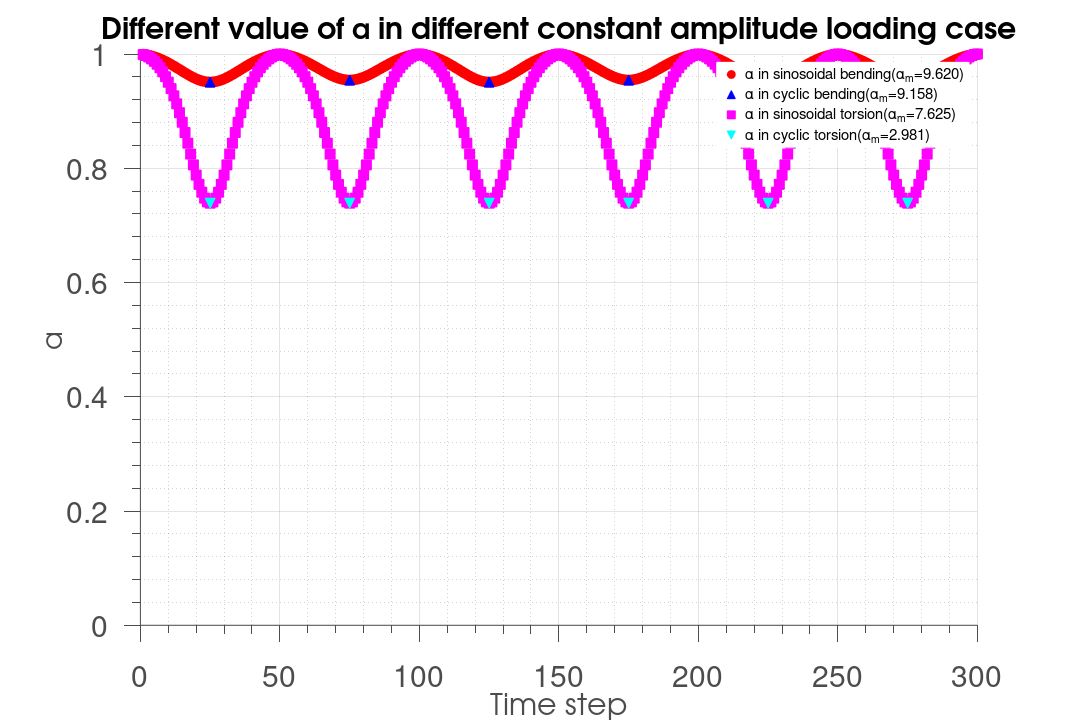

The MATLAB script that drew this image: (Note: this script raises an error after producing the figure.)

% Program to get the Gauss-Legendre Quadrature results (Vectorized)
clear;clc;

dbstop if error
format long e

[x]= [0.999305042	0.996340117	0.991013371	0.983336254	0.973326828	0.9610088	0.946411375	0.929569172	0.910522137...
    0.889315446	0.865999398	0.840629296	0.813265315	0.783972359	0.752819907	0.71988185	0.685236313	0.648965471...
    0.611155355	0.571895646	0.531279464	0.489403146	0.446366017	0.402270158	0.357220158	0.311322872	0.264687162...
    0.217423644	0.16964442	0.121462819	0.072993122	0.024350293	-0.024350293	-0.072993122	-0.121462819	-0.16964442...
    -0.217423644	-0.264687162	-0.311322872	-0.357220158	-0.402270158	-0.446366017	-0.489403146	-0.531279464...
    -0.571895646	-0.611155355	-0.648965471	-0.685236313	-0.71988185	-0.752819907	-0.783972359	-0.813265315...
    -0.840629296	-0.865999398	-0.889315446	-0.910522137	-0.929569172	-0.946411375	-0.9610088	-0.973326828...
    -0.983336254	-0.991013371	-0.996340117	-0.999305042];
[weight]=[0.001783281	0.004147033	0.006504458	0.00884676	0.011168139	0.013463048	0.01572603	0.017951716	0.020134823...
    0.022270174	0.024352703	0.02637747	0.028339673	0.030234657	0.032057928	0.033805162	0.035472213	0.037055129	0.038550153...
    0.039953741	0.041262563	0.042473515	0.043583725	0.044590558	0.045491628	0.046284797	0.046968183	0.047540166	0.047999389...
    0.048344762	0.048575467	0.048690957	0.048690957	0.048575467	0.048344762	0.047999389	0.047540166	0.046968183	0.046284797...
    0.045491628	0.044590558	0.043583725	0.042473515	0.041262563	0.039953741	0.038550153	0.037055129	0.035472213	0.033805162...
    0.032057928	0.030234657	0.028339673	0.02637747	0.024352703	0.022270174	0.020134823	0.017951716	0.01572603	0.013463048...
    0.011168139	0.00884676	0.006504458	0.004147033	0.001783281];
% [x]=xlsread('Gauss-Legendre Quadrature','Sheet1','b1:z1');
% [weight]=xlsread('Gauss-Legendre Quadrature','Sheet1','b2:z2');

E=191e9;               %Young's modulus
nu=0.38;                 %poisson's ratio
k=1e9;                  %hardening parameter
b=1.5;                      %weakening scales distribution exponent (between 1 and 2)
a=0.1;
y=1080e6;            %macroscopic yield stress
sigu=1200e6;             %ultimite stress
ff=690e6;              %bending fatigue limit
tt=428e6;                  %torsion fatigue limit

load=5e8;            %cyclic load
loadtensor= [load 0 0;0 0 0;0 0 0];
stepnumber=100;        %devide one cycle in 200 parts
f=50;                            %frequency of load
steptime=1/f/stepnumber;
W0=5e8;             %dissipated energy to failure per unit volume
lam=0.1;               %hydrostatic pressure sensitivity
% m=3e8;                   % mean stress
m=0;                   % mean stress
hydrofix=1/3*(sum(diag(loadtensor))); 
dev=loadtensor-hydrofix*eye(3); %mean stress does not change deviatoric stress!!!!!!!!

%---------------------3 Numerical method-----------------------------
D=1e-16;
n=1;       %initial recording point
%---------------------to get the the first Sb-----------------------------
stress11=m+load*sind(n*360/stepnumber);
hydro=1/3*sum(stress11(1)+0+0);
yield=y-lam*hydro; %macro yield strength considering mean stress effect
dev1=[stress11 0 0 ;0 0 0 ;0 0 0 ]-hydro*eye(3);
dev11=dev1(1,1); dev12=dev1(1,3); dev13=dev1(1,3);
dev21=dev1(2,1); dev22=dev1(2,2); dev23=dev1(2,3);
dev31=dev1(3,1); dev32=dev1(3,2); dev33=dev1(3,3);
Smax=norm(dev1,'fro');
s= (x/2+1/2).^(1/(1-b)); %1*64

trial11=dev11; trial12=dev12; trial13=dev13;
trial21=dev21; trial22=dev22; trial23=dev23;
trial31=dev31; trial32=dev32; trial33=dev33;

normtrial(1)=norm([trial11, trial12, trial13; trial21, trial22, trial23;trial31, trial32, trial33],'fro');

eta=bsxfun(@minus,bsxfun(@times,normtrial(1)/yield,s),1); %compare normtrial with yield/s
eta(eta<0)=0; %only keep normtrials which are larger than yield/s

Sb11=bsxfun(@rdivide,trial11,bsxfun(@plus,eta,1));Sb12=bsxfun(@rdivide,trial12,bsxfun(@plus,eta,1));Sb13=bsxfun(@rdivide,trial13,bsxfun(@plus,eta,1));
Sb21=bsxfun(@rdivide,trial21,bsxfun(@plus,eta,1));Sb22=bsxfun(@rdivide,trial22,bsxfun(@plus,eta,1));Sb23=bsxfun(@rdivide,trial23,bsxfun(@plus,eta,1));
Sb31=bsxfun(@rdivide,trial31,bsxfun(@plus,eta,1));Sb32=bsxfun(@rdivide,trial32,bsxfun(@plus,eta,1));Sb33=bsxfun(@rdivide,trial33,bsxfun(@plus,eta,1));
%1*64 for each Sb element
Sbtensor=[Sb11; Sb12; Sb13; Sb21; Sb22; Sb23;Sb31; Sb32; Sb33];
normSb=sqrt(sum(Sbtensor.^2)); %sum(a) sums all the colume

% existsOnGPU(normSb)
Ws=(bsxfun(@minus,normtrial,bsxfun(@rdivide, yield,s))<=0).*...
    (0)+...
    (bsxfun(@minus,normtrial,bsxfun(@rdivide, yield,s))>0).*...
    ((E-k)*(1+nu)*(2*E*(E+k*nu))^-1*bsxfun(@times,weight,bsxfun(@rdivide,bsxfun(@times,bsxfun(@minus,normtrial,bsxfun(@rdivide, yield,s)),yield),s)));

W= sum(Ws);
sequence=((Smax*yield^-1)*(1-Smax*yield^-1)^-1)^b;
sequence(sequence<0)=0;
alp=1-a*sequence;
D=D+D^alp*W/W0;

tic;
while n<3*stepnumber
    stress11=m+load*sind(n*360/stepnumber);
    hydro=1/3*sum(stress11+0+0);
    yield=y-lam*hydro;
    dev1=[stress11 0 0 ;0 0 0 ;0 0 0 ]-hydro*eye(3);
    dev11=dev1(1,1); dev12=dev1(1,2); dev13=dev1(1,3);
    dev21=dev1(2,1); dev22=dev1(2,2); dev23=dev1(2,3);
    dev31=dev1(3,1); dev32=dev1(3,2); dev33=dev1(3,3);
    
    stress11=m+load*sind((n+1)*360/stepnumber);
    hydro=1/3*sum(stress11+0+0);
    devn=[stress11 0 0;0 0 0;0 0 0]-hydro*eye(3);
    dev11g=devn(1,1); dev12g=devn(1,2); dev13g=devn(1,3);
    dev21g=devn(2,1); dev22g=devn(2,2); dev23g=devn(2,3);
    dev31g=devn(3,1); dev32g=devn(3,2); dev33g=devn(3,3);
    Smax(n+1)=norm(devn,'fro');
    
    trial11=bsxfun(@plus,Sb11,(dev11g-dev11)); trial12=bsxfun(@plus,Sb12,(dev12g-dev12));trial13=bsxfun(@plus,Sb13,(dev13g-dev13));
    trial21=bsxfun(@plus,Sb21,(dev21g-dev21)); trial22=bsxfun(@plus,Sb22,(dev22g-dev22));trial23=bsxfun(@plus,Sb23,(dev23g-dev23));
    trial31=bsxfun(@plus,Sb31,(dev31g-dev31)); trial32=bsxfun(@plus,Sb32,(dev32g-dev32));trial33=bsxfun(@plus,Sb33,(dev33g-dev33));
    trialtensor=[trial11; trial12; trial13; trial21; trial22; trial23;trial31; trial32; trial33];
    normtrial=sqrt(sum(trialtensor.^2));

    eta=bsxfun(@minus,bsxfun(@times,normtrial/yield,s),1); %1*64
    eta(eta<0)=0;
    
    Sb11=bsxfun(@rdivide,trial11,bsxfun(@plus,eta,1));Sb12=bsxfun(@rdivide,trial12,bsxfun(@plus,eta,1));Sb13=bsxfun(@rdivide,trial13,bsxfun(@plus,eta,1));
    Sb21=bsxfun(@rdivide,trial21,bsxfun(@plus,eta,1));Sb22=bsxfun(@rdivide,trial22,bsxfun(@plus,eta,1));Sb23=bsxfun(@rdivide,trial23,bsxfun(@plus,eta,1));
    Sb31=bsxfun(@rdivide,trial31,bsxfun(@plus,eta,1));Sb32=bsxfun(@rdivide,trial32,bsxfun(@plus,eta,1));Sb33=bsxfun(@rdivide,trial33,bsxfun(@plus,eta,1));
    %1*64 for each Sb element
    Sbtensor=[Sb11; Sb12; Sb13; Sb21; Sb22; Sb23;Sb31; Sb32; Sb33];
    normSb=sqrt(sum(Sbtensor.^2)); %sum(a) sums all the colume
    
    Ws=(bsxfun(@minus,normtrial,bsxfun(@rdivide, yield,s))<=0).*...
        (0)+...
        (bsxfun(@minus,normtrial,bsxfun(@rdivide, yield,s))>0).*...
        ((E-k)*(1+nu)*(2*E*(E+k*nu))^-1*bsxfun(@times,weight,bsxfun(@rdivide,bsxfun(@times,bsxfun(@minus,normtrial,bsxfun(@rdivide, yield,s)),yield),s)));
    
    W= sum(Ws);
sequence=((Smax(n+1)*yield^-1)*(1-Smax(n+1)*yield^-1)^-1)^b;
sequence(sequence<0)=0;
alp(n+1)=1-a*sequence;
D=D+D^alp(n+1)*W/W0;

    
    n=n+1;
end
toc;


 figure(2);
hold on;
alpcos_ben=plot (1:n,alp(1:n),'LineStyle', 'none','LineWidth', 1,'Marker', 'o', 'MarkerSize', 10, ...
                'MarkerEdgeColor','r', 'MarkerFaceColor','r');

mean(alp)

cycnum=stepnumber/4:stepnumber/2:n;
alpcyc_ben=plot (cycnum,alp(cycnum),'LineStyle', 'none','LineWidth', 1,'Marker', '^', 'MarkerSize', 10, ...
                'MarkerEdgeColor','b', 'MarkerFaceColor','b');
mean(alp(cycnum))
%% 


%---------------------3 Numerical method-----------------------------
D=1e-16;
n=1;       %initial recording point
%---------------------to get the the first Sb-----------------------------
stress11=m+load*sind(n*360/stepnumber);
hydro=1/3*sum(m+0+0);
yield=y-lam*hydro; %macro yield strength considering mean stress effect
dev1=[0 stress11 0 ;stress11 0 0 ;0 0 0 ]-hydro*eye(3);
dev11=dev1(1,1); dev12=dev1(1,3); dev13=dev1(1,3);
dev21=dev1(2,1); dev22=dev1(2,2); dev23=dev1(2,3);
dev31=dev1(3,1); dev32=dev1(3,2); dev33=dev1(3,3);
Smax=norm(dev1,'fro');
s= (x/2+1/2).^(1/(1-b)); %1*64

trial11=dev11; trial12=dev12; trial13=dev13;
trial21=dev21; trial22=dev22; trial23=dev23;
trial31=dev31; trial32=dev32; trial33=dev33;

normtrial(1)=norm([trial11, trial12, trial13; trial21, trial22, trial23;trial31, trial32, trial33],'fro');

eta=bsxfun(@minus,bsxfun(@times,normtrial(1)/yield,s),1); %compare normtrial with yield/s
eta(eta<0)=0; %only keep normtrials which are larger than yield/s

Sb11=bsxfun(@rdivide,trial11,bsxfun(@plus,eta,1));Sb12=bsxfun(@rdivide,trial12,bsxfun(@plus,eta,1));Sb13=bsxfun(@rdivide,trial13,bsxfun(@plus,eta,1));
Sb21=bsxfun(@rdivide,trial21,bsxfun(@plus,eta,1));Sb22=bsxfun(@rdivide,trial22,bsxfun(@plus,eta,1));Sb23=bsxfun(@rdivide,trial23,bsxfun(@plus,eta,1));
Sb31=bsxfun(@rdivide,trial31,bsxfun(@plus,eta,1));Sb32=bsxfun(@rdivide,trial32,bsxfun(@plus,eta,1));Sb33=bsxfun(@rdivide,trial33,bsxfun(@plus,eta,1));
%1*64 for each Sb element
Sbtensor=[Sb11; Sb12; Sb13; Sb21; Sb22; Sb23;Sb31; Sb32; Sb33];
normSb=sqrt(sum(Sbtensor.^2)); %sum(a) sums all the colume

% existsOnGPU(normSb)
Ws=(bsxfun(@minus,normtrial,bsxfun(@rdivide, yield,s))<=0).*...
    (0)+...
    (bsxfun(@minus,normtrial,bsxfun(@rdivide, yield,s))>0).*...
    ((E-k)*(1+nu)*(2*E*(E+k*nu))^-1*bsxfun(@times,weight,bsxfun(@rdivide,bsxfun(@times,bsxfun(@minus,normtrial,bsxfun(@rdivide, yield,s)),yield),s)));

W= sum(Ws);
sequence=((Smax*yield^-1)*(1-Smax*yield^-1)^-1)^b;
sequence(sequence<0)=0;
alp=1-a*sequence;
D=D+D^alp*W/W0;
%%

tic;
while n<3*stepnumber
    stress11=m+load*sind(n*360/stepnumber);
    hydro=1/3*sum(m+0+0);
    yield=y-lam*hydro;
    dev1=[0 stress11 0 ;stress11 0 0 ;0 0 0 ]-hydro*eye(3);
    dev11=dev1(1,1); dev12=dev1(1,2); dev13=dev1(1,3);
    dev21=dev1(2,1); dev22=dev1(2,2); dev23=dev1(2,3);
    dev31=dev1(3,1); dev32=dev1(3,2); dev33=dev1(3,3);
    
    stress11=m+load*sind((n+1)*360/stepnumber);
    hydro=1/3*sum(m+0+0);
    devn=[0 stress11 0 ;stress11 0 0 ;0 0 0]-hydro*eye(3);
    dev11g=devn(1,1); dev12g=devn(1,2); dev13g=devn(1,3);
    dev21g=devn(2,1); dev22g=devn(2,2); dev23g=devn(2,3);
    dev31g=devn(3,1); dev32g=devn(3,2); dev33g=devn(3,3);
    Smax(n+1)=norm(devn,'fro');
    
    trial11=bsxfun(@plus,Sb11,(dev11g-dev11)); trial12=bsxfun(@plus,Sb12,(dev12g-dev12));trial13=bsxfun(@plus,Sb13,(dev13g-dev13));
    trial21=bsxfun(@plus,Sb21,(dev21g-dev21)); trial22=bsxfun(@plus,Sb22,(dev22g-dev22));trial23=bsxfun(@plus,Sb23,(dev23g-dev23));
    trial31=bsxfun(@plus,Sb31,(dev31g-dev31)); trial32=bsxfun(@plus,Sb32,(dev32g-dev32));trial33=bsxfun(@plus,Sb33,(dev33g-dev33));
    trialtensor=[trial11; trial12; trial13; trial21; trial22; trial23;trial31; trial32; trial33];
    normtrial=sqrt(sum(trialtensor.^2));

    eta=bsxfun(@minus,bsxfun(@times,normtrial/yield,s),1); %1*64
    eta(eta<0)=0;
    
    Sb11=bsxfun(@rdivide,trial11,bsxfun(@plus,eta,1));Sb12=bsxfun(@rdivide,trial12,bsxfun(@plus,eta,1));Sb13=bsxfun(@rdivide,trial13,bsxfun(@plus,eta,1));
    Sb21=bsxfun(@rdivide,trial21,bsxfun(@plus,eta,1));Sb22=bsxfun(@rdivide,trial22,bsxfun(@plus,eta,1));Sb23=bsxfun(@rdivide,trial23,bsxfun(@plus,eta,1));
    Sb31=bsxfun(@rdivide,trial31,bsxfun(@plus,eta,1));Sb32=bsxfun(@rdivide,trial32,bsxfun(@plus,eta,1));Sb33=bsxfun(@rdivide,trial33,bsxfun(@plus,eta,1));
    %1*64 for each Sb element
    Sbtensor=[Sb11; Sb12; Sb13; Sb21; Sb22; Sb23;Sb31; Sb32; Sb33];
    normSb=sqrt(sum(Sbtensor.^2)); %sum(a) sums all the colume
    
    Ws=(bsxfun(@minus,normtrial,bsxfun(@rdivide, yield,s))<=0).*...
        (0)+...
        (bsxfun(@minus,normtrial,bsxfun(@rdivide, yield,s))>0).*...
        ((E-k)*(1+nu)*(2*E*(E+k*nu))^-1*bsxfun(@times,weight,bsxfun(@rdivide,bsxfun(@times,bsxfun(@minus,normtrial,bsxfun(@rdivide, yield,s)),yield),s)));
    
    W= sum(Ws);
sequence=((Smax(n+1)*yield^-1)*(1-Smax(n+1)*yield^-1)^-1)^b;
sequence(sequence<0)=0;
alp(n+1)=1-a*sequence;
D=D+D^alp(n+1)*W/W0;

    
    n=n+1;
end
toc;

Nf=n*stepnumber^-1;
disp(['Cycles to failure is ' num2str(Nf) ' cycles.']);

 figure(2);
hold on;
alpcos_tor=plot (1:n,alp(1:n),'LineStyle', 'none','LineWidth', 1,'Marker', 's', 'MarkerSize', 10, ...
                'MarkerEdgeColor','m', 'MarkerFaceColor','m');

mean(alp)

cycnum=stepnumber/4:stepnumber/2:n;
alpcyc_tor=plot (cycnum,alp(cycnum),'LineStyle', 'none','LineWidth', 1,'Marker', 'v', 'MarkerSize', 10, ...
                'MarkerEdgeColor','c', 'MarkerFaceColor','c');
mean(alp(cycnum))
% %---------------------in loop 2 scales plot settings-----------------------------
figure(2);
grid on;
grid minor;
axis([0 n 0 1]);
set(gca ,'FontSize',30);
hXLabel = xlabel('Time step' ,'Fontsize' ,30);
hYLabel = ylabel('\alpha', 'Fontsize' ,30);
hTitle = title('Different value of \alpha in different constant amplitude loading case' ,'Fontsize' ,30);
set(hTitle, 'FontSize', 30, 'FontWeight' , 'bold')
hLegend=legend([alpcos_ben,alpcyc_ben,alpcos_tor,alpcyc_tor],...
    '\alpha in sinosoidal bending(\alpha_m=9.620)','\alpha in cyclic bending(\alpha_m=9.158)','\alpha in sinosoidal torsion(\alpha_m=7.625)','\alpha in cyclic torsion(\alpha_m=2.981)','Location','best');
set(hLegend, 'FontSize', 15)
set(hLegend,'Box','on');
set(hLegend,'EdgeColor',[1 1 1]); %set the edge colour of the legend to white
% Adjust font
set(gca, 'FontName', 'Helvetica')
set([hTitle, hXLabel, hYLabel], 'FontName', 'AvantGarde')
% Adjust axes properties
set(gca, 'Box', 'off', 'TickDir', 'out', 'TickLength', [.02 .02], ...
    'XMinorTick', 'on', 'YMinorTick', 'on', 'YGrid', 'on', ...
    'XColor', [.3 .3 .3], 'YColor', [.3 .3 .3], ...
    'LineWidth', 1)
set(gcf,'color','w'); %set figure background transparent
set(gca,'color','w'); %set axis transparent
% Maximize print figure
set(gcf,'outerposition',get(0,'screensize'));
set(gcf, 'PaperPositionMode', 'manual');
set(gcf, 'PaperUnits', 'points'); %[ {inches} | centimeters | normalized | points ]
set(gcf, 'PaperPosition', [0 0 1080 720]); %set(gcf,'PaperPosition',[left,bottom,width,height])

%  saveas(gcf,'F:\Git\Anew\figures\alp_mean_methods.png');
%
sp=actxserver('SAPI.SpVoice');
sp.Speak('done done done');


